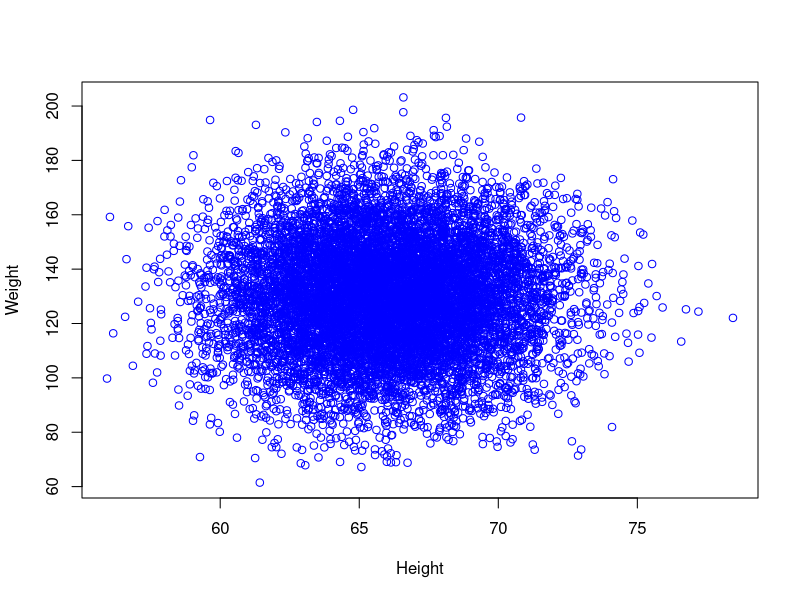
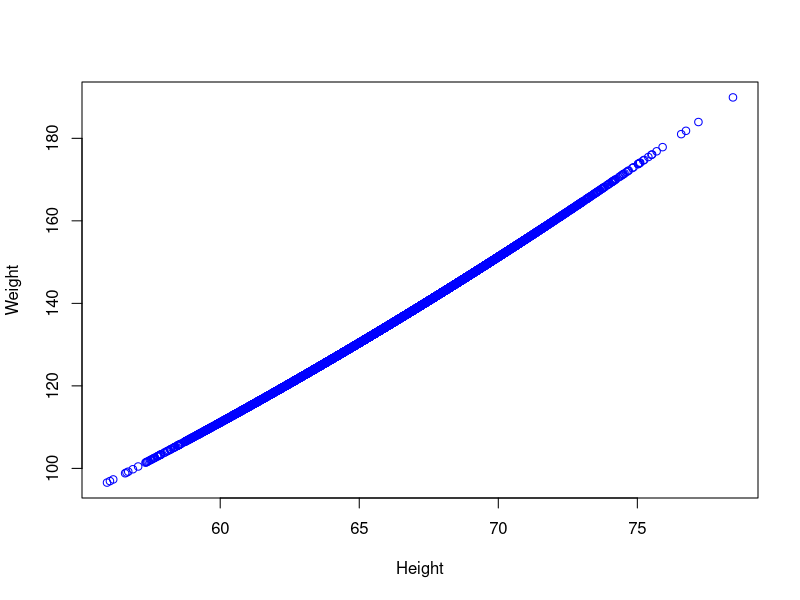
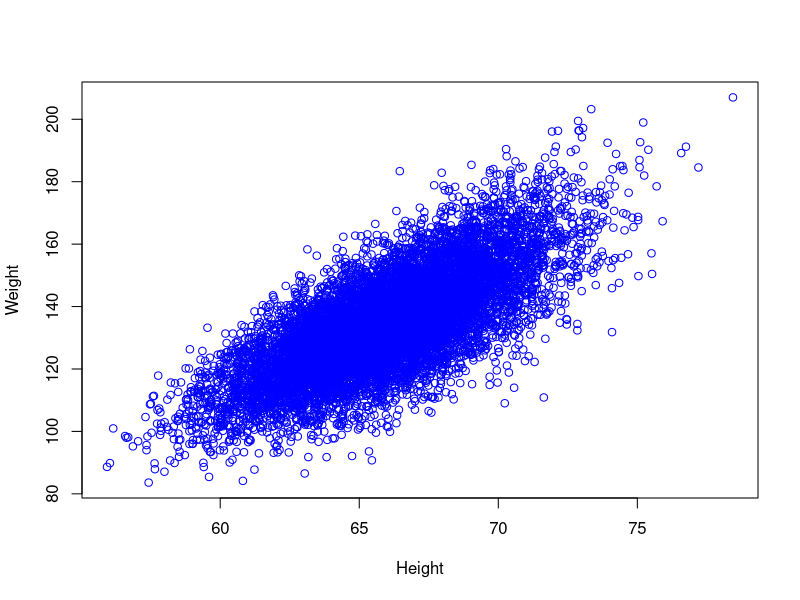

Source code (R) for these figures, in order:
# Filename?
# Author?
# Date?

#-----Constants

height.mean <- 66
height.sd   <-  3

weight.mean <- 130
weight.sd   <-  20

N <- 10000

#-----Functions

sim.plot <- function(myCol="blue"){
  plot(sim.height,sim.weight,
       xlab="Height",
       ylab="Weight",
       col=myCol)
}

#-----Analysis and Display


sim.height <- rnorm(N,mean=height.mean,sd=height.sd)
sim.weight <- rnorm(N,mean=weight.mean,sd=weight.sd)

sim.plot()














#  BMI concepts:
#  BMI = weight / height^2
#  BMI = kilograms / meters^2  
#  BMI = ( pounds / inches^2 ) * 703

#  weight = BMI * inches^2 / 703 

#  "healthy BMI" = 18.5 - 24.9

ideal.bmi    <- 21.7

sim.weight <- ideal.bmi *  sim.height^2  / 703 
sim.plot()














ideal.bmi.sd <- 1.8
sim.weight  <-    rnorm(N,ideal.bmi,ideal.bmi.sd) *  sim.height^2  / 703 
  
sim.plot()



# BMI.scriptYours
# -"clean up" this code
# suggest better documentation?
# suggest better naming conventions?
# build new function which includes:
#  hieght as an input parameter (since this varies by population group)
#  ideal BMI as an input paramter
#  other cool stuff?

